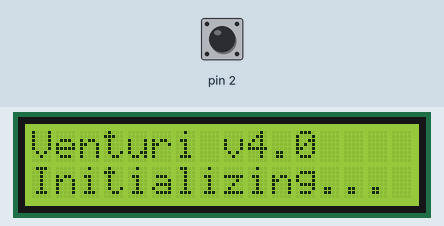
Simulated run of this sketch. Board: Arduino Uno, built with avr-gcc and run on an emulated ATmega328P. Shown: 16×2 character LCD. The inputs (shaded band) are chosen by the test bench; at power-on: pin 2 HIGH. What the sketch prints to the serial monitor is not drawn.

Above: at 0.1 s.
At 5.0 s:
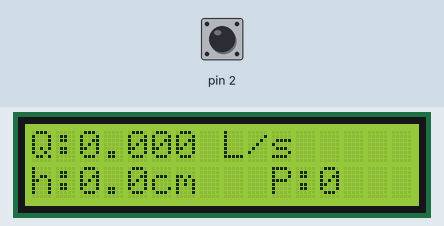
5.1 s: pin 2 pulled LOW for 3.2 s
14.1 s: pin 2 pulled LOW for 3.2 s
20.3 s: pin 2 driven LOW
23.3 s: pin 2 driven HIGH
24.8 s: pin 2 driven LOW
Timing chart, 0 to 27.8 s (numbered marks = the images above; inputs shaded):
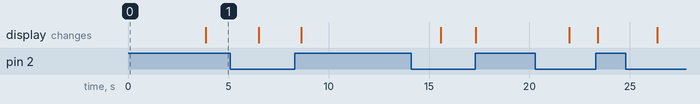

The sketch:

Main_Firmware.ino
```cpp
#include <Wire.h>
#include <LiquidCrystal_I2C.h>
#include <CapacitiveSensor.h>


// ==================================================================
// CONFIGURATION SECTION
// Modify these values based on your system calibration
// ==================================================================

// --- Sensor Calibration ---
// Obtain from calibration code output
const long SENSOR_RAW_MIN = 510;       // Minimum sensor reading (no flow)
const long SENSOR_RAW_MAX = 9230;      // Maximum sensor reading (max flow)
const float H_MAX_METERS = 0.145;      // Maximum manometer height (meters)

// --- Venturi Tube Geometry ---
// Measure inner diameters precisely
const float PIPE_D1_METERS = 0.0254;   // Wide section diameter (1" = 25.4mm)
const float PIPE_D2_METERS = 0.0127;   // Narrow section diameter (0.5" = 12.7mm)

// --- Fluid Properties ---
const float FLUID_DENSITY = 1000.0;    // Water density (kg/m³)
const float MANOMETER_DENSITY = 1.225; // Air for inverted manometer (kg/m³)
                                        // Use ~850.0 for oil in U-tube

// --- Flow Coefficient ---
const float DISCHARGE_COEFF = 0.97;    // Empirical coefficient (0.95-0.98)

// --- Filter Settings ---
const float EMA_ALPHA = 0.1;           // Smoothing factor (lower = smoother)

// --- Detection Threshold ---
const float MIN_FLOW_HEIGHT = 0.001;   // Minimum Δh for flow detection (m)

// --- Fallback System ---
const long EXTREME_MIN = 0;            // Sensor lower bound
const long EXTREME_MAX = 15000;        // Sensor upper bound
const int MAX_FAILURES = 5;            // Failed reads before fallback mode


// ==================================================================
// REALISTIC HEIGHT VALUES FOR SNAPPING
// Adjust array based on expected operating range
// ==================================================================
const float HEIGHT_STEPS[] = {
  0.000,  // 0.0 cm - no flow
  0.010,  // 1.0 cm
  0.020,  // 2.0 cm
  0.030,  // 3.0 cm
  0.040,  // 4.0 cm
  0.050,  // 5.0 cm
  0.060,  // 6.0 cm
  0.070,  // 7.0 cm
  0.080,  // 8.0 cm
  0.090,  // 9.0 cm
  0.100,  // 10.0 cm
  0.110,  // 11.0 cm
  0.120,  // 12.0 cm
  0.130,  // 13.0 cm
  0.140,  // 14.0 cm
  0.145   // 14.5 cm - maximum
};

const int HEIGHT_STEPS_COUNT = sizeof(HEIGHT_STEPS) / sizeof(HEIGHT_STEPS[0]);


// ==================================================================
// PHYSICAL CONSTANTS (DO NOT MODIFY)
// ==================================================================
const float GRAVITY = 9.81;            // Gravitational acceleration (m/s²)
const float DENSITY_DIFF = FLUID_DENSITY - MANOMETER_DENSITY;


// ==================================================================
// PRE-CALCULATED CONSTANTS (DO NOT MODIFY)
// ==================================================================
const float AREA_1 = PI * pow(PIPE_D1_METERS / 2.0, 2);
const float AREA_2 = PI * pow(PIPE_D2_METERS / 2.0, 2);
const float AREA_RATIO_SQ = pow(AREA_2 / AREA_1, 2);
const float FLOW_CONSTANT = DISCHARGE_COEFF * AREA_2 *
                            sqrt((2.0 / FLUID_DENSITY) / (1.0 - AREA_RATIO_SQ));


// ==================================================================
// HARDWARE INSTANCES
// ==================================================================
LiquidCrystal_I2C display(0x27, 16, 2);        // Try 0x3F if 0x27 fails
CapacitiveSensor capacitiveSensor(4, 2);       // Send: D4, Sense: D2


// ==================================================================
// GLOBAL STATE VARIABLES
// ==================================================================
float filteredReading = 0.0;           // EMA filter state
float lastValidHeight = 0.0;           // Last valid Δh for fallback
int failureCount = 0;                  // Consecutive failed reads
bool inFallbackMode = false;           // Fallback status flag


// ==================================================================
// FUNCTION PROTOTYPES
// ==================================================================
void initializeSystem();
void stabilizeFilter(int samples);
bool validateReading(long rawValue);
float snapToRealisticValue(float calculatedHeight);
float calculateFlowRate(float height);
void displayData(float flowRate, float height, float pressure);
void outputSerialData(long raw, bool valid, float hCalc, float hSnap,
                      float pressure, float flowRate);


// ==================================================================
// SETUP - SYSTEM INITIALIZATION
// ==================================================================
void setup() {
  // Initialize serial communication
  Serial.begin(9600);
  while (!Serial && millis() < 3000) {
    ; // Wait for serial or timeout after 3 seconds
  }

  // Initialize LCD
  display.init();
  display.backlight();

  // Welcome screen
  display.setCursor(0, 0);
  display.print(F("Venturi v4.0"));
  display.setCursor(0, 1);
  display.print(F("Initializing..."));

  Serial.println(F("=================================================="));
  Serial.println(F("  VENTURI FLOWMETER v4.0 - PRODUCTION SYSTEM"));
  Serial.println(F("=================================================="));
  Serial.println();

  initializeSystem();

  Serial.println(F("System ready. Starting measurements..."));
  Serial.println();

  delay(1500);
  display.clear();
}


// ==================================================================
// MAIN LOOP - DATA ACQUISITION AND PROCESSING
// ==================================================================
void loop() {
  // --- Step 1: Read Sensor ---
  long rawValue = capacitiveSensor.capacitiveSensor(30);
  bool isValid = validateReading(rawValue);

  float heightCalculated = 0.0;
  float heightSnapped = 0.0;
  float pressureDiff = 0.0;
  float flowRate = 0.0;

  // --- Step 2: Process Reading ---
  if (isValid) {
    // Normal operation mode
    failureCount = 0;

    // Exit fallback if previously active
    if (inFallbackMode) {
      inFallbackMode = false;
      Serial.println(F("\n✓ Normal operation restored\n"));
    }

    // Apply EMA filter
    filteredReading = (EMA_ALPHA * rawValue) +
                      ((1.0 - EMA_ALPHA) * filteredReading);

    // Clamp to calibrated range
    float clampedValue = constrain(filteredReading, SENSOR_RAW_MIN, SENSOR_RAW_MAX);

    // Map to height (linear interpolation)
    float normalizedValue = (clampedValue - SENSOR_RAW_MIN) /
                            (float)(SENSOR_RAW_MAX - SENSOR_RAW_MIN);
    heightCalculated = normalizedValue * H_MAX_METERS;

    // Snap to realistic value
    heightSnapped = snapToRealisticValue(heightCalculated);

    // Store as last valid measurement
    lastValidHeight = heightSnapped;

  } else {
    // Fallback mode for invalid readings
    failureCount++;

    if (!inFallbackMode && failureCount >= MAX_FAILURES) {
      inFallbackMode = true;
      Serial.println(F("\n⚠ FALLBACK MODE ACTIVATED"));
      Serial.println(F("→ Using last valid measurement\n"));
    }

    // Use last known valid value
    heightSnapped = lastValidHeight;
    heightCalculated = heightSnapped;
  }

  // --- Step 3: Calculate Pressure Difference ---
  // Formula: ΔP = (ρ_fluid - ρ_manometer) × g × Δh
  pressureDiff = DENSITY_DIFF * GRAVITY * heightSnapped;
  if (pressureDiff < 0.0) {
    pressureDiff = 0.0;
  }

  // --- Step 4: Calculate Flow Rate ---
  flowRate = calculateFlowRate(heightSnapped);

  // --- Step 5: Display Results ---
  displayData(flowRate, heightSnapped, pressureDiff);

  // --- Step 6: Serial Output ---
  outputSerialData(rawValue, isValid, heightCalculated, heightSnapped,
                   pressureDiff, flowRate);

  // Sampling interval (4 Hz)
  delay(250);
}


// ==================================================================
// INITIALIZATION FUNCTIONS
// ==================================================================

/**
 * Initialize system and seed filter
 */
void initializeSystem() {
  Serial.println(F("Initializing capacitive sensor..."));

  // Disable sensor auto-calibration for stable baseline
  capacitiveSensor.set_CS_AutocaL_Millis(0xFFFFFFFF);

  // Take initial reading
  long initialValue = capacitiveSensor.capacitiveSensor(30);

  if (validateReading(initialValue)) {
    filteredReading = (float)initialValue;
    Serial.print(F("✓ Initial reading: "));
    Serial.println(initialValue);
  } else {
    // Use midpoint as fallback
    filteredReading = (SENSOR_RAW_MIN + SENSOR_RAW_MAX) / 2.0;
    Serial.println(F("⚠ Invalid initial reading"));
    Serial.print(F("→ Using default: "));
    Serial.println((long)filteredReading);
  }

  // Stabilize filter with multiple samples
  Serial.println(F("Stabilizing filter..."));
  stabilizeFilter(20);

  Serial.print(F("✓ Filter stabilized at: "));
  Serial.println((long)filteredReading);
  Serial.println();
}


/**
 * Stabilize EMA filter with sample readings
 */
void stabilizeFilter(int samples) {
  for (int i = 0; i < samples; i++) {
    long reading = capacitiveSensor.capacitiveSensor(30);

    if (reading >= 0) {
      filteredReading = (EMA_ALPHA * reading) +
                        ((1.0 - EMA_ALPHA) * filteredReading);
    }

    delay(100);
  }
}


// ==================================================================
// VALIDATION AND PROCESSING FUNCTIONS
// ==================================================================

/**
 * Validate sensor reading for anomalies
 * Returns: true if reading is acceptable
 */
bool validateReading(long rawValue) {
  // Check extreme bounds
  if (rawValue < EXTREME_MIN || rawValue > EXTREME_MAX) {
    return false;
  }

  // Check for sudden jumps (>50% of range)
  if (filteredReading > 0) {
    long delta = abs(rawValue - (long)filteredReading);
    long maxDelta = (SENSOR_RAW_MAX - SENSOR_RAW_MIN) * 0.5;

    if (delta > maxDelta) {
      return false;
    }
  }

  return true;
}


/**
 * Snap calculated height to nearest realistic value
 * Reduces noise and provides stable readings
 */
float snapToRealisticValue(float calculatedHeight) {
  float minDifference = 1000.0;
  float nearestValue = calculatedHeight;

  for (int i = 0; i < HEIGHT_STEPS_COUNT; i++) {
    float difference = abs(calculatedHeight - HEIGHT_STEPS[i]);

    if (difference < minDifference) {
      minDifference = difference;
      nearestValue = HEIGHT_STEPS[i];
    }
  }

  return nearestValue;
}


/**
 * Calculate volumetric flow rate from manometer height
 * Formula: Q = C_d × A_2 × √(2ΔP / ρ_f / (1 - (A_2/A_1)²))
 * Returns: Flow rate in liters per second
 */
float calculateFlowRate(float height) {
  // No flow below threshold
  if (height < MIN_FLOW_HEIGHT) {
    return 0.0;
  }

  // Calculate pressure difference
  float pressureDiff = DENSITY_DIFF * GRAVITY * height;

  if (pressureDiff < 0.0) {
    pressureDiff = 0.0;
  }

  // Calculate flow rate (m³/s)
  float flowRateCubicMeters = FLOW_CONSTANT * sqrt(pressureDiff);

  // Convert to L/s
  float flowRateLiters = flowRateCubicMeters * 1000.0;

  return flowRateLiters;
}


// ==================================================================
// OUTPUT FUNCTIONS
// ==================================================================

/**
 * Update LCD display with current measurements
 */
void displayData(float flowRate, float height, float pressure) {
  display.clear();

  // Line 1: Flow rate
  display.setCursor(0, 0);
  display.print(F("Q:"));
  display.print(flowRate, 3);
  display.print(F(" L/s"));

  // Warning indicator if in fallback mode
  if (inFallbackMode) {
    display.setCursor(15, 0);
    display.print(F("!"));
  }

  // Line 2: Height and pressure
  display.setCursor(0, 1);
  display.print(F("h:"));
  display.print(height * 100.0, 1);  // Convert to cm
  display.print(F("cm"));

  // Show pressure if space available
  float heightCm = height * 100.0;
  if (heightCm < 10.0) {
    display.setCursor(10, 1);
    display.print(F("P:"));
    display.print(pressure, 0);
  }
}


/**
 * Output detailed data to serial for logging/debugging
 */
void outputSerialData(long raw, bool valid, float hCalc, float hSnap,
                      float pressure, float flowRate) {
  Serial.print(F("Raw: "));
  Serial.print(raw);
  Serial.print(F(" | Valid: "));
  Serial.print(valid ? F("YES") : F("NO "));
  Serial.print(F(" | Filtered: "));
  Serial.print(filteredReading, 0);
  Serial.print(F(" | h_Calc(m): "));
  Serial.print(hCalc, 6);
  Serial.print(F(" | h_Snap(m): "));
  Serial.print(hSnap, 6);
  Serial.print(F(" | ΔP(Pa): "));
  Serial.print(pressure, 2);
  Serial.print(F(" | Q(L/s): "));
  Serial.print(flowRate, 4);

  if (inFallbackMode) {
    Serial.print(F(" [FALLBACK]"));
  }

  Serial.println();
}
```
